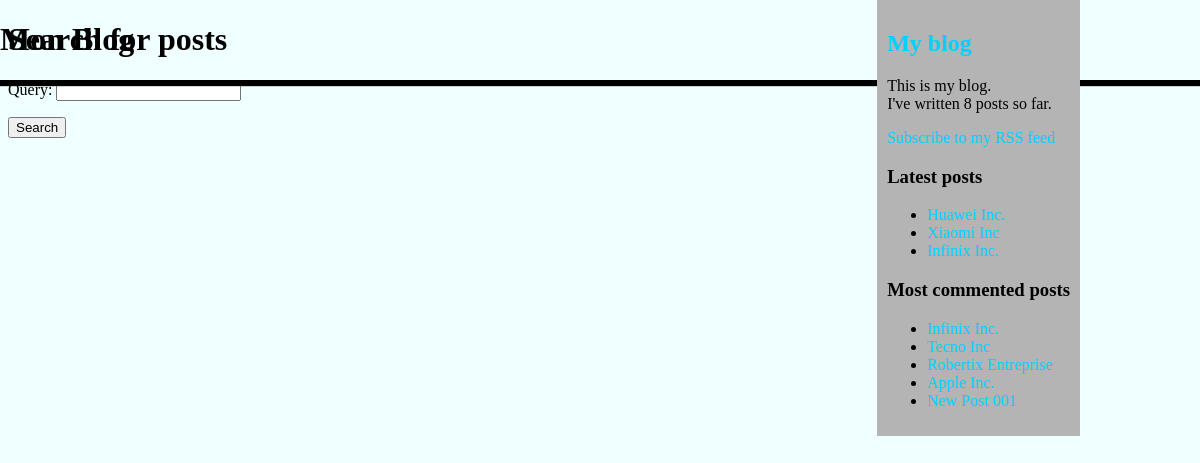
The app's page /blog/search/ with its own data.
### blog/models.py (models this page shows, shortened)
class Post(models.Model):
    class Status(models.TextChoices):
        DRAFT = 'DF', 'Draft'
        PUBLISHED = 'PB', 'Published'
    title = models.CharField(max_length=250)
    slug = models.SlugField(max_length=250,
                            unique_for_date='publish')
    author = models.ForeignKey(User,
                           on_delete=models.CASCADE,
                           related_name='blog_posts')
    body = models.TextField()
    tags = TaggableManager()
    publish = models.DateTimeField(default=timezone.now)
    created = models.DateTimeField(auto_now_add=True)
    updated = models.DateTimeField(auto_now=True)
    status = models.CharField(max_length=2,
                          choices=Status.choices,
                          default=Status.DRAFT)
    objects = models.Manager()
    published = PublishedManager()
    drafts = DraftManager()
    class Meta:
        ordering = ['-publish']
    def get_absolute_url(self):
        return reverse('blog:post_detail',
                        args=[
                            self.publish.year,
                            self.publish.month,
                            self.publish.day,
                            self.slug
                        ]
                    )

### blog/views.py (the view)
class PostSearch(View):
    template_name = 'blog/post/search.html'
    def get(self, request):
        query = request.GET if 'query' in request.GET else None
        form = SearchForm(request.GET) if query else SearchForm()
        results = []
        if form.is_valid():
            query = form.cleaned_data['query']
            results = list(set(list(Post.published.filter(title__icontains=query)) + list(Post.published.filter(body__icontains=query))))
        return render(request,
                     self.template_name,
                     {'form': form,
                      'query': query,
                      'results': results,
                      'count': len(results)})

### blog/forms.py
class SearchForm(forms.Form):
    query = forms.CharField(max_length=256)

### blog/models.py (called while the page is built)
    def get_queryset(self):
        return super().get_queryset()\
                        .filter(status=Post.Status.PUBLISHED)

### blog/templatetags/blog_tags.py (called while the page is built)
@register.simple_tag
def total_posts():
    return Post.published.count()

@register.inclusion_tag('blog/post/latest_posts.html')
def show_latest_posts(count=5):
    latest_posts = Post.published.order_by('-publish')[:count]
    return {'latest_posts': latest_posts}

@register.simple_tag
def get_most_commented_posts(count=5):
    return Post.published.annotate(
               total_comments=Count('comments')
           ).order_by('-total_comments')[:count]

### blog/templates/blog/post/search.html (shortened to what this page needs)
{% extends "blog/base.html" %}
{% load blog_tags %}
{% block content %}
  {% if query %}
    <h1>Posts containing "{{ query }}"</h1>
    <h3>
      {% with results.count as total_results %}
        Found {{ count }} result{{ count|pluralize }}
      {% endwith %}
    </h3>
    {% for post in results %}
        <h4>
            <a href="{{ post.get_absolute_url }}">
            {{ post.title }}
            </a>
        </h4>
        {{ post.body|markdown|truncatewords_html:12 }}
    {% empty %}
      <p>There are no results for your query.</p>
    {% endfor %}
    <p><a href="{% url "blog:post_search" %}">Search again</a></p>
  {% else %}
    <h1>Search for posts</h1>
    <form method="get">
      {{ form.as_p }}
      <input type="submit" value="Search">
    </form>
  {% endif %}
{% endblock %}

### blog/templates/blog/base.html (shortened to what this page needs)
{% load static %}
{% load blog_tags %}
<!DOCTYPE html>
<html>
    <head>
        <link href="{% static "css/blog.css" %}" rel="stylesheet">
    </head>
    <body>
        <div id="header">
            <h1>Mon Blog</h1>
        </div>
        <div class="side-bar">
            <h2><a href='{% url "blog:post_list" %}'>My blog</a></h2>
            <p>
                This is my blog.<br>
                I've written {% total_posts %} posts so far.
            </p>
            <p>
                <a href="{% url "blog:post_feed" %}">
                    Subscribe to my RSS feed
                </a>
          </p>
            <h3>Latest posts</h3>
            {% show_latest_posts 3 %}
            <h3>Most commented posts</h3>
            {% get_most_commented_posts as most_commented_posts %}
            <ul>
                {% for post in most_commented_posts %}
                <li>
                    <a href="{{ post.get_absolute_url }}">{{ post.title }}</a>
                </li>
                {% endfor %}
            </ul>
        </div>
        <div class="content">
            {% block content %}
            {% endblock %}
        </div>
    </body>
</html>

### blog/templates/blog/post/latest_posts.html
<ul>
    {% for post in latest_posts %}
      <li>
        <a href="{{ post.get_absolute_url }}">{{ post.title }}</a>
      </li>
    {% endfor %}
</ul>

### blog/static/css/blog.css (style rules this page uses)
body { background-color: azure; color: black; }
#header { position: fixed; box-shadow: 1px 0px 1px 6px black; width: 100%; height: 80px; border: none; margin: 0; top: 0; right: 0; left: 0; }
.side-bar { top: 0; right: 10%; position: fixed; background-color: rgb(180, 180, 180); padding: 10px; }
a { color: #00d0ff; text-decoration: none; }

### records on screen
Post: title "Huawei Inc."
Post: title "Xiaomi Inc"
Post: title "Infinix Inc."
Post: title "Tecno Inc"
Post: title "Robertix Entreprise"
Post: title "Apple Inc."
Post: title "New Post 001"
